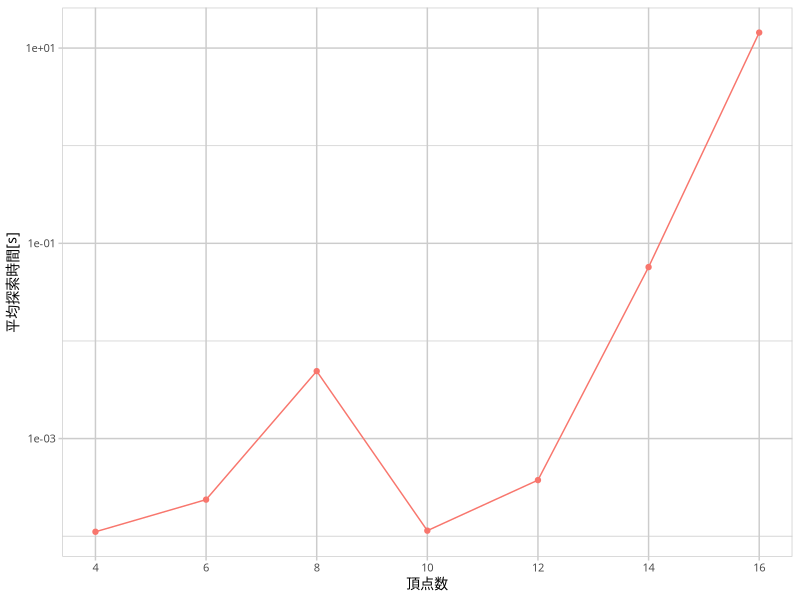

Write R code to recreate this figure.
library(readr)
library(dplyr)
library(ggplot2)

data <- read_csv('cmp-algo-mws.csv') %>%
  filter(d == 3, bdr == 'basic' & mgr == 'basic') %>%
  mutate(mtd = 'basic') %>%
  group_by(n, d, mtd, node) %>%
  summarise(mean_time = mean(time)) %>%
  ungroup() %>%
  mutate(mtd = as.factor(mtd))

gp <- ggplot(data, aes(x = n, y = mean_time, color = mtd)) +
  geom_point() +
  geom_line() +
  scale_x_continuous(name = '頂点数',
                     breaks = data$n,
                     minor_breaks = NULL,
                     labels = as.character(data$n)) +
  scale_y_continuous(name = '平均探索時間[s]',
                     trans = 'log10') +
  theme(text = element_text(family = 'IPAexGothic', size = 10),
        panel.background = element_rect(fill = 'white', colour = 'grey80'),
        panel.grid.major = element_line(colour = 'grey80'),
        panel.grid.minor = element_line(colour = 'grey80'),
        axis.ticks = element_line(colour = 'grey80'),
        legend.position = 'none'
  )

ggsave('the-basic-time.pdf', gp,
       width = 13, height = 10, units = 'cm',
       device = cairo_pdf)
